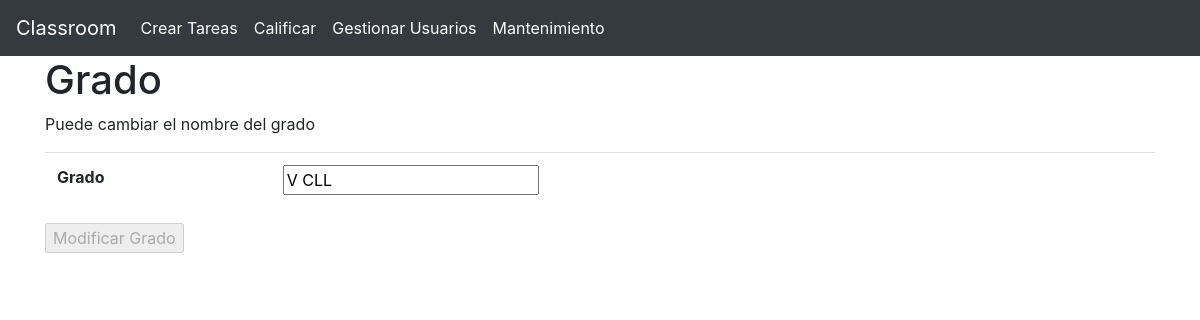
The app's page /gestionDeUsuarios/actualizarG/3 (signed in), older data.
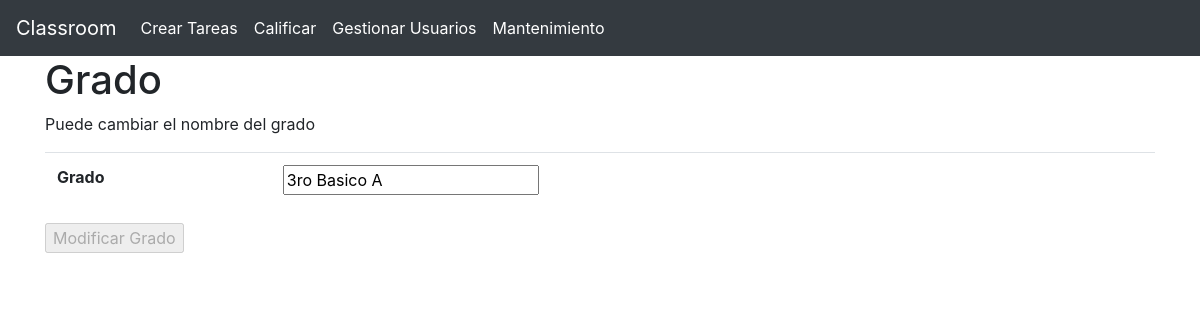
The same page, newer data.
### app.py (models this page shows)
class Grado(db.Model):
    Id                = db.Column(db.Integer, primary_key=True)
    Grado             = db.Column(db.String(30), unique=True, nullable=False)
    alumnos           = db.relationship("Alumno", backref="grado")
    clases            = db.relationship("Clases", backref="clasesPorGrado")

### app.py (the view)
@app.route("/gestionDeUsuarios/actualizarG/<int:id>", methods=["GET", "POST"])
def gestionUsuariosActualizarG(id):
    if not "type" in session:
        return redirect("/404")
    if session["type"] != "Admin":
        flash("Cuidado, que tengo tu IP")
        return redirect("/404")
    if request.method == "POST":
        if id != 0:
            nGrado = Grado.query.get(id)
            nGrado.Grado = request.form.get("grado")
            db.session.commit()
        return redirect("/gestionDeUsuarios/actualizarG/0")
    else:
        if id == 0:
            grados = Grado.query.all()
            return render_template("enlistarG.html", type=session["type"], grados=grados)
        else:
            grado = Grado.query.get(id)
            return render_template("modificarG.html", type=session["type"], grado=grado)

### templates/modificarG.html (shortened to what this page needs)
{% extends "base.html" %}
{% block contenido %}
    <h1>Grado</h1>
    <p>Puede cambiar el nombre del grado</p>
    {% if grado %}
    <form action="/gestionDeUsuarios/actualizarG/{{ grado.Id }}" method="post">
        <table class="table">
            <tr>
                <th>Grado</th>
                <th><input id="Caja" type="text" name="grado" onkeyup="verificar('Caja')" value="{{ grado.Grado }}" /></th>
            </tr>
        </table>
        <input id="Subir" type="submit" value="Modificar Grado" disabled/>
    </form>
    {% else %}
    <h1>
        No se que haces, pero si te pones a trastear mas, vas a romper el sitio
    </h1>
    {% endif %}
{% endblock %}

Row changes from the older to the newer data that the page shows:
changed Grado: grado "V CLL" → "3ro Basico A"
